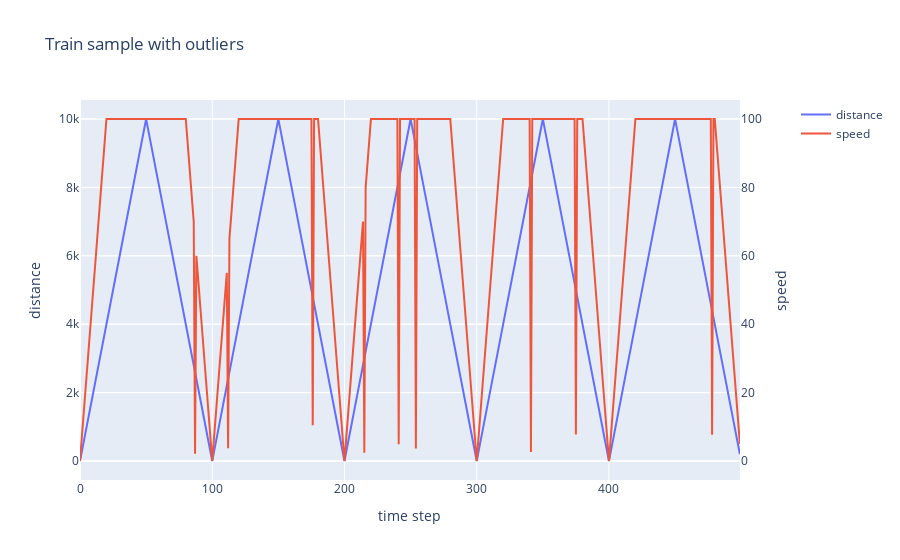

Notebook code cell kept with this figure:
### Markdown cell above
## Train sample with outliers

Outliers are introduced in the speed feature at a random point in time, with a given probability. Outlier has a speed drawn from the same distribution as that of a walk sample.

### Code cell
sample = generate_train_sample(seg_size=100, outlier_prob=0.01)
fig = sample.get_figure()
fig.update_layout(title_text="Train sample with outliers")
fig.show()

### Figure 1 — Plotly figure (JSON) as saved in the notebook; plotly's stock layout.template omitted (floating-point values rounded to 4 significant figures; data arrays with more than 128 entries replaced by an {"elided": "..."} marker saying what was removed)
{"data": [{"name": "distance", "type": "scatter", "x": {"elided": "500 int values"}, "xaxis": "x", "y": {"elided": "500 int values"}, "yaxis": "y"}, {"name": "speed", "type": "scatter", "x": {"elided": "500 int values"}, "xaxis": "x", "y": {"elided": "500 float values"}, "yaxis": "y2"}], "layout": {"title": {"text": "Train sample with outliers"}, "xaxis": {"anchor": "y", "domain": [0, 0.94], "title": {"text": "time step"}}, "yaxis": {"anchor": "x", "domain": [0, 1], "title": {"text": "distance"}}, "yaxis2": {"anchor": "x", "overlaying": "y", "side": "right", "title": {"text": "speed"}}}}
